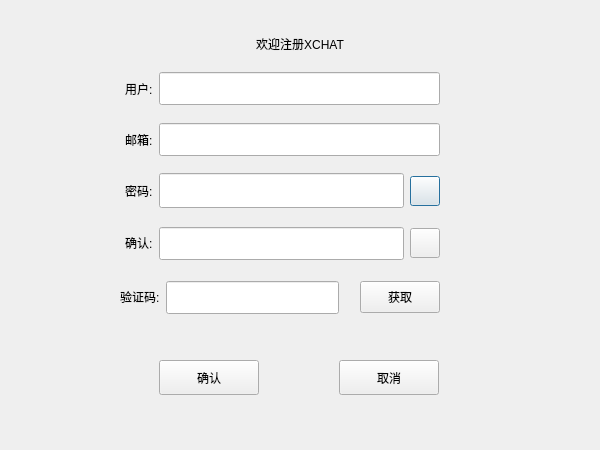
<?xml version="1.0" encoding="UTF-8"?>
<ui version="4.0">
 <class>RegisteDialog</class>
 <widget class="QDialog" name="RegisteDialog">
  <property name="geometry">
   <rect>
    <x>0</x>
    <y>0</y>
    <width>600</width>
    <height>450</height>
   </rect>
  </property>
  <property name="minimumSize">
   <size>
    <width>600</width>
    <height>450</height>
   </size>
  </property>
  <property name="maximumSize">
   <size>
    <width>600</width>
    <height>450</height>
   </size>
  </property>
  <property name="windowTitle">
   <string>Dialog</string>
  </property>
  <layout class="QVBoxLayout" name="verticalLayout_2">
   <item>
    <layout class="QVBoxLayout" name="verticalLayout">
     <property name="leftMargin">
      <number>5</number>
     </property>
     <property name="topMargin">
      <number>5</number>
     </property>
     <property name="rightMargin">
      <number>5</number>
     </property>
     <property name="bottomMargin">
      <number>5</number>
     </property>
     <item>
      <widget class="QStackedWidget" name="stackedWidget">
       <property name="currentIndex">
        <number>0</number>
       </property>
       <widget class="QWidget" name="page">
        <layout class="QVBoxLayout" name="verticalLayout_3">
         <item>
          <widget class="QWidget" name="widget" native="true">
           <property name="minimumSize">
            <size>
             <width>0</width>
             <height>0</height>
            </size>
           </property>
           <layout class="QVBoxLayout" name="verticalLayout_4">
            <item>
             <widget class="QLabel" name="err_tip">
              <property name="text">
               <string>欢迎注册XCHAT</string>
              </property>
              <property name="alignment">
               <set>Qt::AlignmentFlag::AlignCenter</set>
              </property>
             </widget>
            </item>
           </layout>
          </widget>
         </item>
         <item>
          <layout class="QHBoxLayout" name="horizontalLayout">
           <item>
            <spacer name="horizontalSpacer">
             <property name="orientation">
              <enum>Qt::Orientation::Horizontal</enum>
             </property>
             <property name="sizeType">
              <enum>QSizePolicy::Policy::Fixed</enum>
             </property>
             <property name="sizeHint" stdset="0">
              <size>
               <width>100</width>
               <height>20</height>
              </size>
             </property>
            </spacer>
           </item>
           <item>
            <widget class="QLabel" name="user_label">
             <property name="minimumSize">
              <size>
               <width>0</width>
               <height>40</height>
              </size>
             </property>
             <property name="maximumSize">
              <size>
               <width>16777215</width>
               <height>40</height>
              </size>
             </property>
             <property name="text">
              <string>用户:</string>
             </property>
            </widget>
           </item>
           <item>
            <widget class="QLineEdit" name="user_edit">
             <property name="minimumSize">
              <size>
               <width>0</width>
               <height>33</height>
              </size>
             </property>
             <property name="maximumSize">
              <size>
               <width>16777215</width>
               <height>33</height>
              </size>
             </property>
            </widget>
           </item>
           <item>
            <spacer name="horizontalSpacer_2">
             <property name="orientation">
              <enum>Qt::Orientation::Horizontal</enum>
             </property>
             <property name="sizeType">
              <enum>QSizePolicy::Policy::Fixed</enum>
             </property>
             <property name="sizeHint" stdset="0">
              <size>
               <width>135</width>
               <height>20</height>
              </size>
             </property>
            </spacer>
           </item>
          </layout>
         </item>
         <item>
          <spacer name="verticalSpacer_5">
           <property name="orientation">
            <enum>Qt::Orientation::Vertical</enum>
           </property>
           <property name="sizeType">
            <enum>QSizePolicy::Policy::Fixed</enum>
           </property>
           <property name="sizeHint" stdset="0">
            <size>
             <width>20</width>
             <height>5</height>
            </size>
           </property>
          </spacer>
         </item>
         <item>
          <layout class="QHBoxLayout" name="horizontalLayout_2">
           <item>
            <spacer name="horizontalSpacer_3">
             <property name="orientation">
              <enum>Qt::Orientation::Horizontal</enum>
             </property>
             <property name="sizeType">
              <enum>QSizePolicy::Policy::Fixed</enum>
             </property>
             <property name="sizeHint" stdset="0">
              <size>
               <width>100</width>
               <height>20</height>
              </size>
             </property>
            </spacer>
           </item>
           <item>
            <widget class="QLabel" name="email_label">
             <property name="minimumSize">
              <size>
               <width>0</width>
               <height>40</height>
              </size>
             </property>
             <property name="maximumSize">
              <size>
               <width>16777215</width>
               <height>40</height>
              </size>
             </property>
             <property name="text">
              <string>邮箱:</string>
             </property>
            </widget>
           </item>
           <item>
            <widget class="QLineEdit" name="email_edit">
             <property name="minimumSize">
              <size>
               <width>0</width>
               <height>33</height>
              </size>
             </property>
             <property name="maximumSize">
              <size>
               <width>16777215</width>
               <height>33</height>
              </size>
             </property>
            </widget>
           </item>
           <item>
            <spacer name="horizontalSpacer_4">
             <property name="orientation">
              <enum>Qt::Orientation::Horizontal</enum>
             </property>
             <property name="sizeType">
              <enum>QSizePolicy::Policy::Fixed</enum>
             </property>
             <property name="sizeHint" stdset="0">
              <size>
               <width>135</width>
               <height>20</height>
              </size>
             </property>
            </spacer>
           </item>
          </layout>
         </item>
         <item>
          <spacer name="verticalSpacer_4">
           <property name="orientation">
            <enum>Qt::Orientation::Vertical</enum>
           </property>
           <property name="sizeType">
            <enum>QSizePolicy::Policy::Fixed</enum>
           </property>
           <property name="sizeHint" stdset="0">
            <size>
             <width>20</width>
             <height>5</height>
            </size>
           </property>
          </spacer>
         </item>
         <item>
          <layout class="QHBoxLayout" name="horizontalLayout_3">
           <item>
            <spacer name="horizontalSpacer_5">
             <property name="orientation">
              <enum>Qt::Orientation::Horizontal</enum>
             </property>
             <property name="sizeType">
              <enum>QSizePolicy::Policy::Fixed</enum>
             </property>
             <property name="sizeHint" stdset="0">
              <size>
               <width>100</width>
               <height>20</height>
              </size>
             </property>
            </spacer>
           </item>
           <item>
            <widget class="QLabel" name="password_label">
             <property name="minimumSize">
              <size>
               <width>0</width>
               <height>40</height>
              </size>
             </property>
             <property name="maximumSize">
              <size>
               <width>16777215</width>
               <height>40</height>
              </size>
             </property>
             <property name="text">
              <string>密码:</string>
             </property>
            </widget>
           </item>
           <item>
            <widget class="QLineEdit" name="password_edit">
             <property name="minimumSize">
              <size>
               <width>0</width>
               <height>35</height>
              </size>
             </property>
             <property name="maximumSize">
              <size>
               <width>16777215</width>
               <height>35</height>
              </size>
             </property>
            </widget>
           </item>
           <item>
            <widget class="EyeButton" name="passwdword_btn">
             <property name="sizePolicy">
              <sizepolicy hsizetype="Maximum" vsizetype="Fixed">
               <horstretch>0</horstretch>
               <verstretch>0</verstretch>
              </sizepolicy>
             </property>
             <property name="minimumSize">
              <size>
               <width>30</width>
               <height>30</height>
              </size>
             </property>
             <property name="maximumSize">
              <size>
               <width>30</width>
               <height>30</height>
              </size>
             </property>
             <property name="text">
              <string/>
             </property>
            </widget>
           </item>
           <item>
            <spacer name="horizontalSpacer_6">
             <property name="orientation">
              <enum>Qt::Orientation::Horizontal</enum>
             </property>
             <property name="sizeType">
              <enum>QSizePolicy::Policy::Fixed</enum>
             </property>
             <property name="sizeHint" stdset="0">
              <size>
               <width>135</width>
               <height>20</height>
              </size>
             </property>
            </spacer>
           </item>
          </layout>
         </item>
         <item>
          <spacer name="verticalSpacer_3">
           <property name="orientation">
            <enum>Qt::Orientation::Vertical</enum>
           </property>
           <property name="sizeType">
            <enum>QSizePolicy::Policy::Fixed</enum>
           </property>
           <property name="sizeHint" stdset="0">
            <size>
             <width>20</width>
             <height>10</height>
            </size>
           </property>
          </spacer>
         </item>
         <item>
          <layout class="QHBoxLayout" name="horizontalLayout_5">
           <item>
            <spacer name="horizontalSpacer_7">
             <property name="orientation">
              <enum>Qt::Orientation::Horizontal</enum>
             </property>
             <property name="sizeType">
              <enum>QSizePolicy::Policy::Fixed</enum>
             </property>
             <property name="sizeHint" stdset="0">
              <size>
               <width>100</width>
               <height>20</height>
              </size>
             </property>
            </spacer>
           </item>
           <item>
            <widget class="QLabel" name="passwordconfirm_label">
             <property name="minimumSize">
              <size>
               <width>0</width>
               <height>30</height>
              </size>
             </property>
             <property name="maximumSize">
              <size>
               <width>16777215</width>
               <height>30</height>
              </size>
             </property>
             <property name="text">
              <string>确认:</string>
             </property>
            </widget>
           </item>
           <item>
            <widget class="QLineEdit" name="passwordconfirm_edit">
             <property name="minimumSize">
              <size>
               <width>0</width>
               <height>33</height>
              </size>
             </property>
             <property name="maximumSize">
              <size>
               <width>16777215</width>
               <height>33</height>
              </size>
             </property>
            </widget>
           </item>
           <item>
            <widget class="EyeButton" name="passwordconform_btn">
             <property name="minimumSize">
              <size>
               <width>30</width>
               <height>30</height>
              </size>
             </property>
             <property name="maximumSize">
              <size>
               <width>30</width>
               <height>30</height>
              </size>
             </property>
             <property name="mouseTracking">
              <bool>false</bool>
             </property>
             <property name="text">
              <string/>
             </property>
            </widget>
           </item>
           <item>
            <spacer name="horizontalSpacer_8">
             <property name="orientation">
              <enum>Qt::Orientation::Horizontal</enum>
             </property>
             <property name="sizeType">
              <enum>QSizePolicy::Policy::Fixed</enum>
             </property>
             <property name="sizeHint" stdset="0">
              <size>
               <width>135</width>
               <height>20</height>
              </size>
             </property>
            </spacer>
           </item>
          </layout>
         </item>
         <item>
          <spacer name="verticalSpacer">
           <property name="orientation">
            <enum>Qt::Orientation::Vertical</enum>
           </property>
           <property name="sizeType">
            <enum>QSizePolicy::Policy::Fixed</enum>
           </property>
           <property name="sizeHint" stdset="0">
            <size>
             <width>20</width>
             <height>15</height>
            </size>
           </property>
          </spacer>
         </item>
         <item>
          <layout class="QHBoxLayout" name="horizontalLayout_6">
           <item>
            <spacer name="horizontalSpacer_9">
             <property name="orientation">
              <enum>Qt::Orientation::Horizontal</enum>
             </property>
             <property name="sizeType">
              <enum>QSizePolicy::Policy::Fixed</enum>
             </property>
             <property name="sizeHint" stdset="0">
              <size>
               <width>95</width>
               <height>20</height>
              </size>
             </property>
            </spacer>
           </item>
           <item>
            <widget class="QLabel" name="varify_label">
             <property name="minimumSize">
              <size>
               <width>0</width>
               <height>30</height>
              </size>
             </property>
             <property name="maximumSize">
              <size>
               <width>16777215</width>
               <height>30</height>
              </size>
             </property>
             <property name="text">
              <string>验证码:</string>
             </property>
            </widget>
           </item>
           <item>
            <widget class="QLineEdit" name="varify_edit">
             <property name="minimumSize">
              <size>
               <width>0</width>
               <height>33</height>
              </size>
             </property>
             <property name="maximumSize">
              <size>
               <width>16777215</width>
               <height>33</height>
              </size>
             </property>
            </widget>
           </item>
           <item>
            <spacer name="horizontalSpacer_14">
             <property name="orientation">
              <enum>Qt::Orientation::Horizontal</enum>
             </property>
             <property name="sizeType">
              <enum>QSizePolicy::Policy::Fixed</enum>
             </property>
             <property name="sizeHint" stdset="0">
              <size>
               <width>15</width>
               <height>20</height>
              </size>
             </property>
            </spacer>
           </item>
           <item>
            <widget class="GvcButton" name="getcode_btn">
             <property name="minimumSize">
              <size>
               <width>0</width>
               <height>32</height>
              </size>
             </property>
             <property name="maximumSize">
              <size>
               <width>16777215</width>
               <height>32</height>
              </size>
             </property>
             <property name="layoutDirection">
              <enum>Qt::LayoutDirection::LeftToRight</enum>
             </property>
             <property name="autoFillBackground">
              <bool>false</bool>
             </property>
             <property name="text">
              <string>获取</string>
             </property>
            </widget>
           </item>
           <item>
            <spacer name="horizontalSpacer_10">
             <property name="orientation">
              <enum>Qt::Orientation::Horizontal</enum>
             </property>
             <property name="sizeType">
              <enum>QSizePolicy::Policy::Fixed</enum>
             </property>
             <property name="sizeHint" stdset="0">
              <size>
               <width>135</width>
               <height>20</height>
              </size>
             </property>
            </spacer>
           </item>
          </layout>
         </item>
         <item>
          <spacer name="verticalSpacer_2">
           <property name="orientation">
            <enum>Qt::Orientation::Vertical</enum>
           </property>
           <property name="sizeType">
            <enum>QSizePolicy::Policy::Fixed</enum>
           </property>
           <property name="sizeHint" stdset="0">
            <size>
             <width>20</width>
             <height>40</height>
            </size>
           </property>
          </spacer>
         </item>
         <item>
          <layout class="QHBoxLayout" name="horizontalLayout_7">
           <item>
            <spacer name="horizontalSpacer_11">
             <property name="orientation">
              <enum>Qt::Orientation::Horizontal</enum>
             </property>
             <property name="sizeType">
              <enum>QSizePolicy::Policy::Fixed</enum>
             </property>
             <property name="sizeHint" stdset="0">
              <size>
               <width>100</width>
               <height>20</height>
              </size>
             </property>
            </spacer>
           </item>
           <item>
            <widget class="QPushButton" name="confirm_btn">
             <property name="sizePolicy">
              <sizepolicy hsizetype="Expanding" vsizetype="Fixed">
               <horstretch>0</horstretch>
               <verstretch>0</verstretch>
              </sizepolicy>
             </property>
             <property name="minimumSize">
              <size>
               <width>0</width>
               <height>35</height>
              </size>
             </property>
             <property name="maximumSize">
              <size>
               <width>100</width>
               <height>35</height>
              </size>
             </property>
             <property name="text">
              <string>确认</string>
             </property>
            </widget>
           </item>
           <item>
            <spacer name="horizontalSpacer_13">
             <property name="orientation">
              <enum>Qt::Orientation::Horizontal</enum>
             </property>
             <property name="sizeType">
              <enum>QSizePolicy::Policy::Fixed</enum>
             </property>
             <property name="sizeHint" stdset="0">
              <size>
               <width>40</width>
               <height>20</height>
              </size>
             </property>
            </spacer>
           </item>
           <item>
            <widget class="QPushButton" name="cancel_btn">
             <property name="minimumSize">
              <size>
               <width>0</width>
               <height>35</height>
              </size>
             </property>
             <property name="maximumSize">
              <size>
               <width>100</width>
               <height>35</height>
              </size>
             </property>
             <property name="text">
              <string>取消</string>
             </property>
            </widget>
           </item>
           <item>
            <spacer name="horizontalSpacer_12">
             <property name="orientation">
              <enum>Qt::Orientation::Horizontal</enum>
             </property>
             <property name="sizeType">
              <enum>QSizePolicy::Policy::Fixed</enum>
             </property>
             <property name="sizeHint" stdset="0">
              <size>
               <width>100</width>
               <height>20</height>
              </size>
             </property>
            </spacer>
           </item>
          </layout>
         </item>
         <item>
          <spacer name="verticalSpacer_9">
           <property name="orientation">
            <enum>Qt::Orientation::Vertical</enum>
           </property>
           <property name="sizeType">
            <enum>QSizePolicy::Policy::Fixed</enum>
           </property>
           <property name="sizeHint" stdset="0">
            <size>
             <width>20</width>
             <height>30</height>
            </size>
           </property>
          </spacer>
         </item>
        </layout>
       </widget>
       <widget class="QWidget" name="page_2">
        <layout class="QVBoxLayout" name="verticalLayout_5">
         <item>
          <spacer name="verticalSpacer_6">
           <property name="orientation">
            <enum>Qt::Orientation::Vertical</enum>
           </property>
           <property name="sizeHint" stdset="0">
            <size>
             <width>20</width>
             <height>40</height>
            </size>
           </property>
          </spacer>
         </item>
         <item>
          <widget class="QLabel" name="tip_label">
           <property name="text">
            <string>注册成功,5 s后返回</string>
           </property>
           <property name="alignment">
            <set>Qt::AlignmentFlag::AlignCenter</set>
           </property>
          </widget>
         </item>
         <item>
          <widget class="QLabel" name="tip_label2">
           <property name="text">
            <string>可点击按钮直接返回登录界面</string>
           </property>
           <property name="alignment">
            <set>Qt::AlignmentFlag::AlignCenter</set>
           </property>
          </widget>
         </item>
         <item>
          <spacer name="verticalSpacer_7">
           <property name="orientation">
            <enum>Qt::Orientation::Vertical</enum>
           </property>
           <property name="sizeHint" stdset="0">
            <size>
             <width>20</width>
             <height>40</height>
            </size>
           </property>
          </spacer>
         </item>
         <item>
          <widget class="QWidget" name="widget_2" native="true">
           <layout class="QHBoxLayout" name="horizontalLayout_4">
            <item>
             <spacer name="horizontalSpacer_16">
              <property name="orientation">
               <enum>Qt::Orientation::Horizontal</enum>
              </property>
              <property name="sizeHint" stdset="0">
               <size>
                <width>40</width>
                <height>20</height>
               </size>
              </property>
             </spacer>
            </item>
            <item>
             <widget class="QPushButton" name="return_button">
              <property name="minimumSize">
               <size>
                <width>0</width>
                <height>35</height>
               </size>
              </property>
              <property name="maximumSize">
               <size>
                <width>16777215</width>
                <height>35</height>
               </size>
              </property>
              <property name="text">
               <string>返回登录</string>
              </property>
             </widget>
            </item>
            <item>
             <spacer name="horizontalSpacer_15">
              <property name="orientation">
               <enum>Qt::Orientation::Horizontal</enum>
              </property>
              <property name="sizeHint" stdset="0">
               <size>
                <width>219</width>
                <height>20</height>
               </size>
              </property>
             </spacer>
            </item>
           </layout>
          </widget>
         </item>
         <item>
          <spacer name="verticalSpacer_8">
           <property name="orientation">
            <enum>Qt::Orientation::Vertical</enum>
           </property>
           <property name="sizeHint" stdset="0">
            <size>
             <width>20</width>
             <height>40</height>
            </size>
           </property>
          </spacer>
         </item>
        </layout>
       </widget>
      </widget>
     </item>
    </layout>
   </item>
  </layout>
 </widget>
 <customwidgets>
  <customwidget>
   <class>EyeButton</class>
   <extends>QPushButton</extends>
   <header>eyebutton.h</header>
  </customwidget>
  <customwidget>
   <class>GvcButton</class>
   <extends>QPushButton</extends>
   <header>gvcbutton.h</header>
  </customwidget>
 </customwidgets>
 <resources/>
 <connections/>
</ui>
